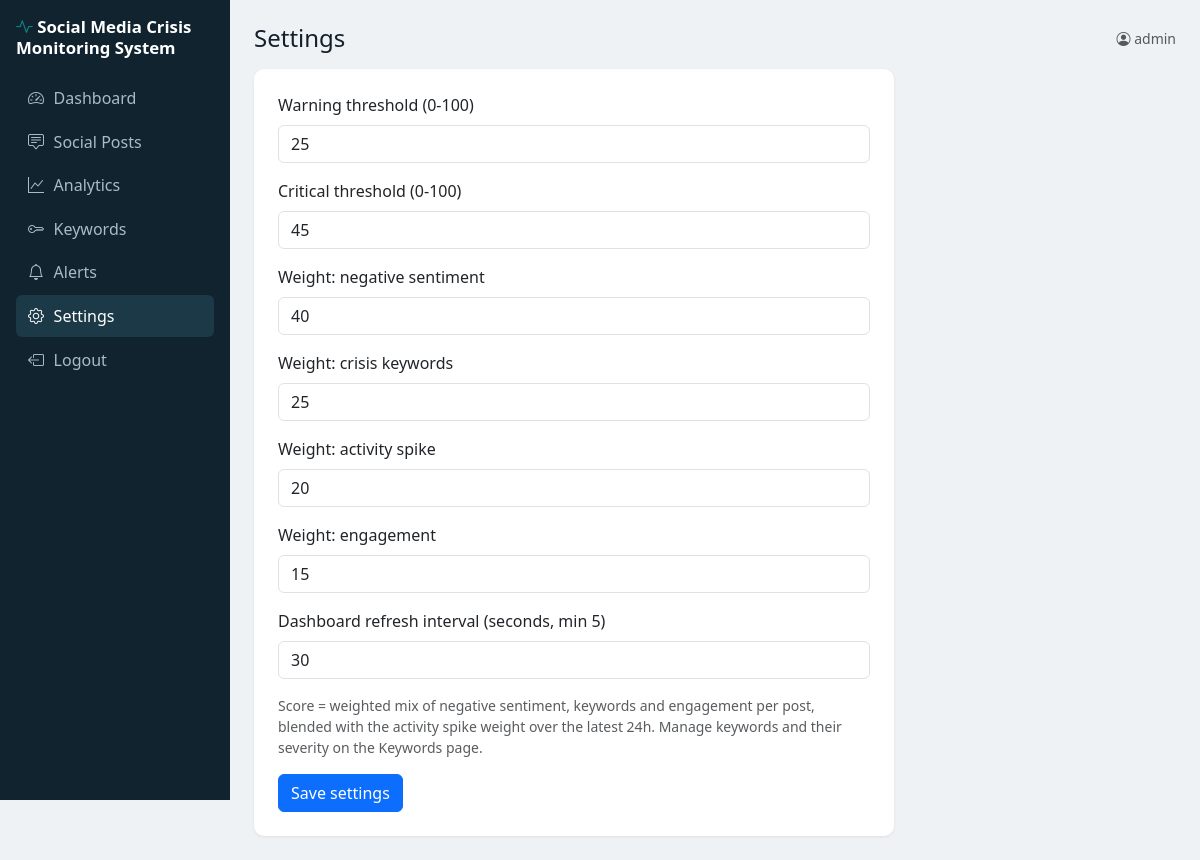
/settings (signed in), run on the app's committed database.
### models/__init__.py (models this page shows)
class User(UserMixin, db.Model):
    id = db.Column(db.Integer, primary_key=True)
    username = db.Column(db.String(50), unique=True, nullable=False)
    password_hash = db.Column(db.String(200), nullable=False)
    created_at = db.Column(db.DateTime, default=datetime.utcnow)

class Setting(db.Model):
    id = db.Column(db.Integer, primary_key=True)
    setting_name = db.Column(db.String(50), unique=True, nullable=False)
    setting_value = db.Column(db.String(100))

### routes/__init__.py (the view, shortened to what this page needs)
@bp.route("/settings", methods=["GET", "POST"])
@login_required
def settings():
    return render_template("settings.html", fields=[(n, l, get_setting(n)) for n, l in FIELDS])

### models/__init__.py (called while the page is built)
def get_setting(name):
    s = Setting.query.filter_by(setting_name=name).first()
    return s.setting_value if s else DEFAULTS[name]

### templates/settings.html
{% extends "base.html" %}
{% block title %}Settings{% endblock %}
{% block content %}
<div class="card p-4" style="max-width:640px"><form method="post"><input type="hidden" name="_csrf" value="{{ csrf }}">
{% for n, label, v in fields %}<div class="mb-3"><label class="form-label">{{ label }}</label><input name="{{ n }}" value="{{ v }}" type="number" step="any" class="form-control" required></div>{% endfor %}
<p class="small text-muted">Score = weighted mix of negative sentiment, keywords and engagement per post, blended with the activity spike weight over the latest 24h. Manage keywords and their severity on the Keywords page.</p>
<button class="btn btn-primary">Save settings</button></form></div>{% endblock %}

### templates/base.html (shortened to what this page needs)
<!doctype html><html lang="en"><head><meta charset="utf-8">
<link href="https://cdn.jsdelivr.net/npm/bootstrap@5.3.3/dist/css/bootstrap.min.css" rel="stylesheet">
<link href="https://cdn.jsdelivr.net/npm/bootstrap-icons@1.11.3/font/bootstrap-icons.min.css" rel="stylesheet">
<link href="{{ url_for('static', filename='css/style.css') }}" rel="stylesheet"></head><body>
<div class="position-fixed top-0 end-0 p-3" style="z-index:1080;max-width:420px">
</div>
{% if current_user.is_authenticated %}
<div class="d-flex flex-column flex-lg-row">
<aside id="side" class="sidebar collapse d-lg-block">
 <div class="brand"><i class="bi bi-activity"></i> Social Media Crisis Monitoring System</div>
 {% for ep, icon, label in [('dashboard','speedometer2','Dashboard'),('posts','chat-square-text','Social Posts'),('analytics','graph-up','Analytics'),('keywords','key','Keywords'),('alerts','bell','Alerts'),('settings','gear','Settings')] %}
 <a href="{{ url_for('main.' ~ ep) }}" class="{{ 'active' if request.endpoint == 'main.' ~ ep }}"><i class="bi bi-{{ icon }}"></i>{{ label }}</a>
 {% endfor %}
 <a href="{{ url_for('main.logout') }}"><i class="bi bi-box-arrow-left"></i>Logout</a>
</aside>
<main class="flex-grow-1 p-3 p-lg-4" style="min-width:0">
 <div class="d-flex justify-content-between align-items-center mb-3">
  <h4 class="m-0">{% block title %}{% endblock %}</h4>
  <span class="text-muted small"><i class="bi bi-person-circle"></i> {{ current_user.username }}</span>
 </div>
 {% block content %}{% endblock %}
</main></div>
{% else %}<div class="login-wrap">{% block auth %}{% endblock %}</div>{% endif %}
{% block scripts %}{% endblock %}</body></html>

### static/css/style.css (style rules this page uses)
:root { --ink:#14202b;--side:#10232e;--accent:#0f8b8d;--bg:#eef2f4 }
body { background:var(--bg);font-family:"Segoe UI",system-ui,sans-serif;color:var(--ink) }
.sidebar { width:100%;background:var(--side);padding:1rem;flex-shrink:0 }
@media (min-width:992px) { .sidebar { width:230px;min-height:100vh;position:sticky;top:0;height:100vh } }
.sidebar .brand { color:#fff;font-weight:700;font-size:1.05rem;line-height:1.25;margin-bottom:1.2rem }
.sidebar .brand i { color:var(--accent) }
.sidebar a { display:block;color:#a9bcc6;padding:.55rem .75rem;border-radius:6px;text-decoration:none;margin-bottom:2px }
.sidebar a:hover,.sidebar a.active { background:#1b3947;color:#fff }
.sidebar a i { margin-right:.6rem }
.card { border:0;border-radius:10px;box-shadow:0 1px 3px rgba(16,35,46,.08) }

### data on the page
User: username "admin"
Setting: label "Warning threshold (0-100)", warning_threshold "25"
Setting: label "Critical threshold (0-100)", critical_threshold "45"
Setting: label "Weight: negative sentiment", w_sentiment "40"
Setting: label "Weight: crisis keywords", w_keywords "25"
Setting: label "Weight: activity spike", w_spike "20"
Setting: label "Weight: engagement", w_engagement "15"
Setting: label "Dashboard refresh interval (seconds, min 5)", refresh_seconds "30"

### other printed values
{{ label }} "Dashboard" "Social Posts" "Analytics" "Keywords" "Alerts" "Settings"
